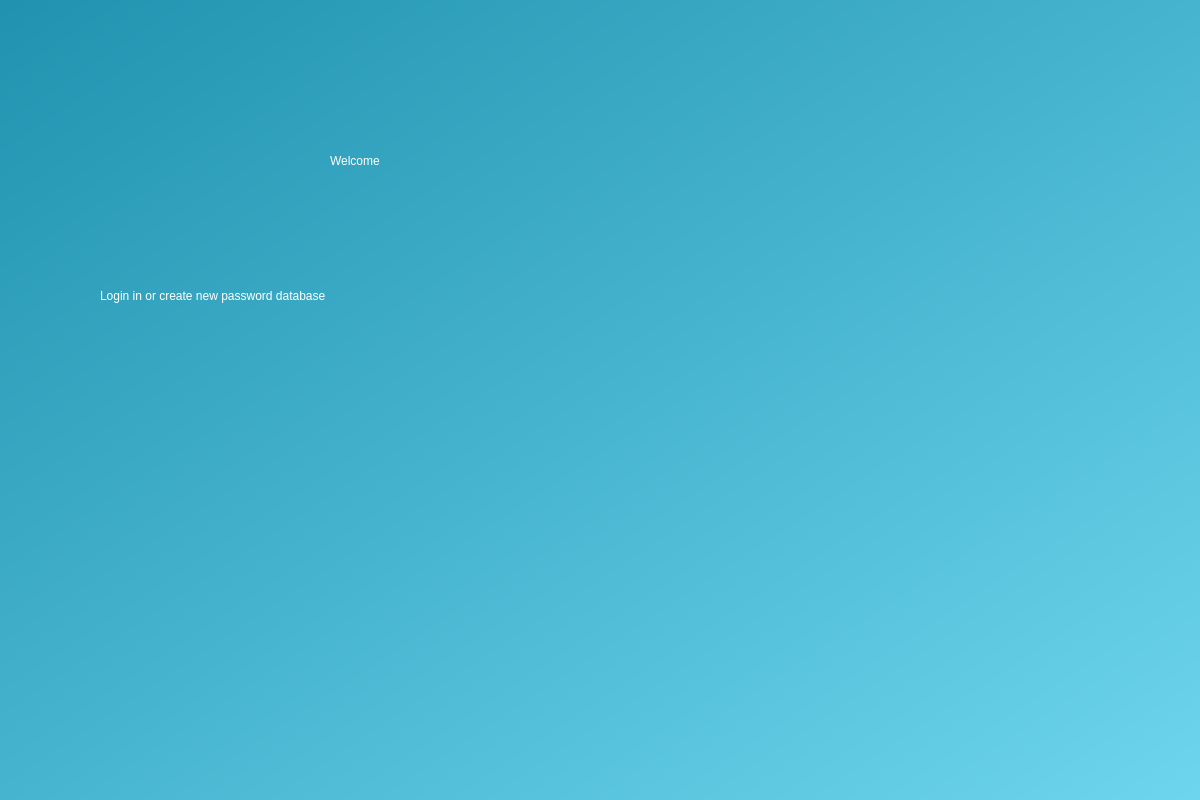
<?xml version="1.0" encoding="UTF-8"?>
<ui version="4.0">
 <class>Dialog</class>
 <widget class="QDialog" name="Dialog">
  <property name="geometry">
   <rect>
    <x>0</x>
    <y>0</y>
    <width>1200</width>
    <height>800</height>
   </rect>
  </property>
  <property name="windowTitle">
   <string>Dialog</string>
  </property>
  <widget class="QWidget" name="widget" native="true">
   <property name="geometry">
    <rect>
     <x>0</x>
     <y>0</y>
     <width>1200</width>
     <height>800</height>
    </rect>
   </property>
   <property name="styleSheet">
    <string notr="true">QWidget#widget{
background-color:qlineargradient(spread:pad, x1:0, y1:0.0110455, x2:0.988, y2:1, stop:0 rgba(33, 147, 176, 255), stop:1 rgba(109, 213, 237, 255))}</string>
   </property>
   <widget class="QLabel" name="label">
    <property name="geometry">
     <rect>
      <x>330</x>
      <y>120</y>
      <width>311</width>
      <height>81</height>
     </rect>
    </property>
    <property name="styleSheet">
     <string notr="true">font: 36pt &quot;MS Shell Dlg 2&quot;;
color: rgb(255, 255, 255)</string>
    </property>
    <property name="text">
     <string>Welcome</string>
    </property>
   </widget>
   <widget class="QLabel" name="label_2">
    <property name="geometry">
     <rect>
      <x>100</x>
      <y>250</y>
      <width>621</width>
      <height>91</height>
     </rect>
    </property>
    <property name="styleSheet">
     <string notr="true">font: 16pt &quot;MS Shell Dig 2&quot;;
color: rgb(255, 255, 255);</string>
    </property>
    <property name="text">
     <string>Login in or create new password database</string>
    </property>
   </widget>
  </widget>
 </widget>
 <resources/>
 <connections/>
</ui>
